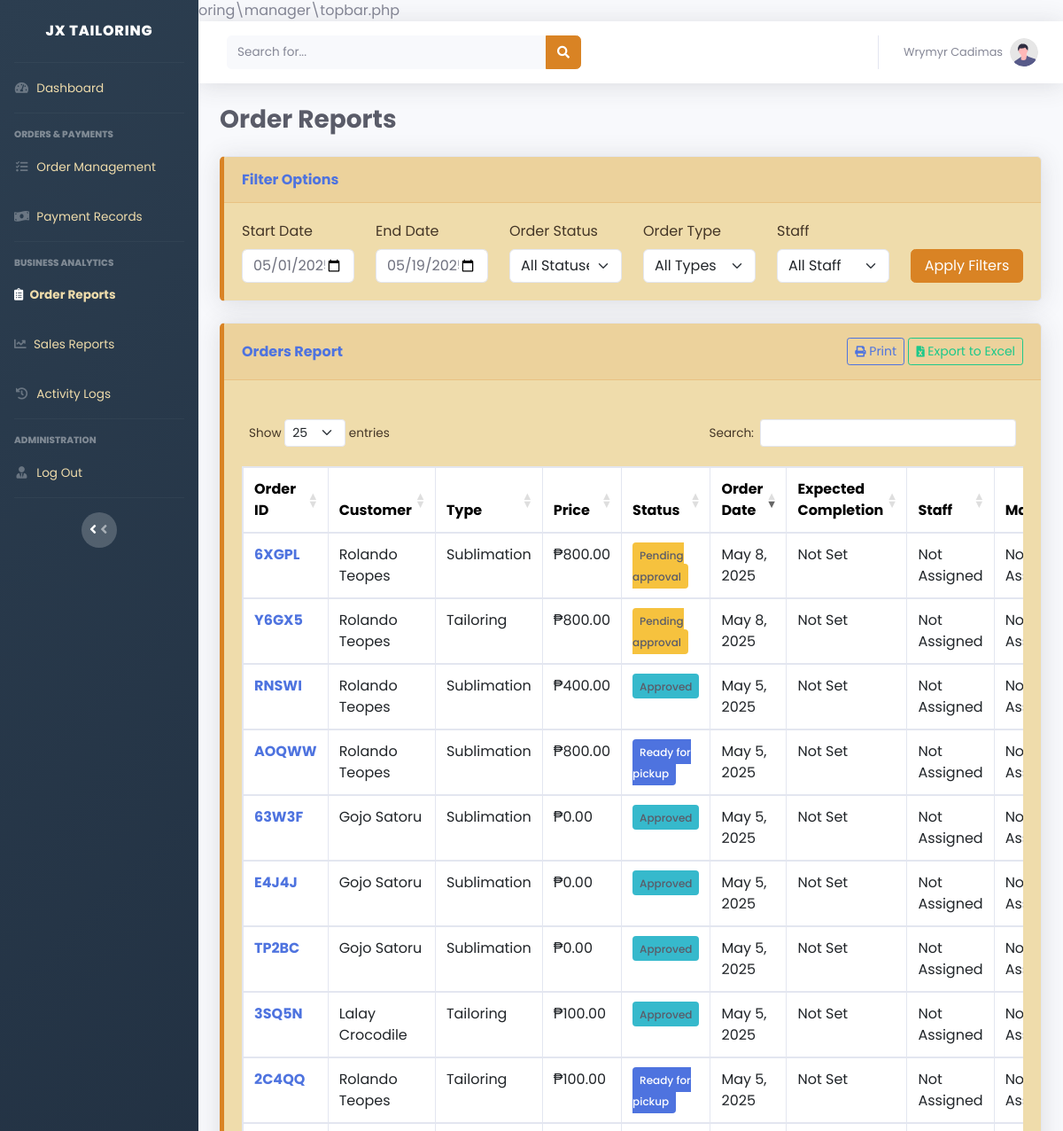
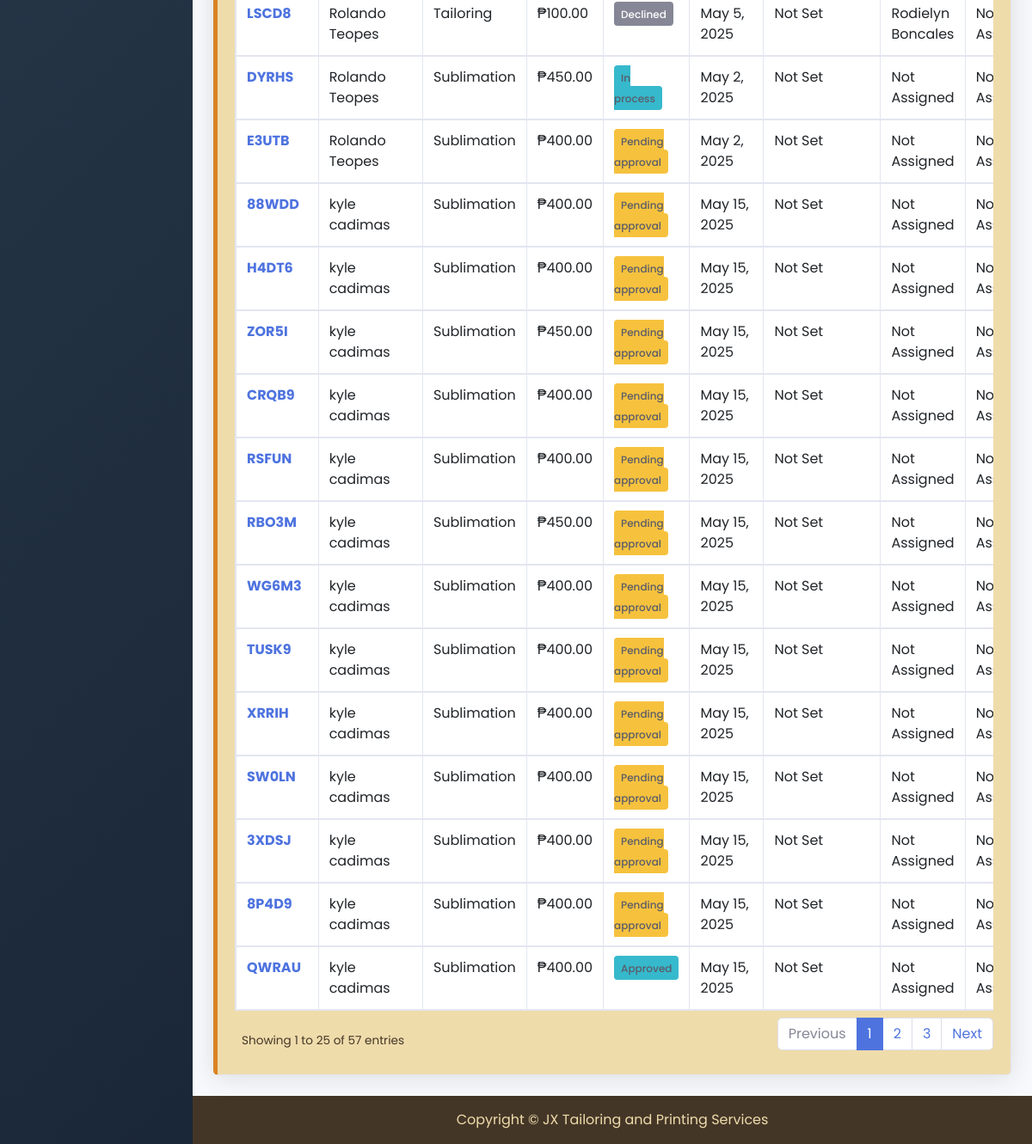
/manager/order_reports.php (signed in), run on an earlier commit of the app's database (2 pictures, top to bottom).
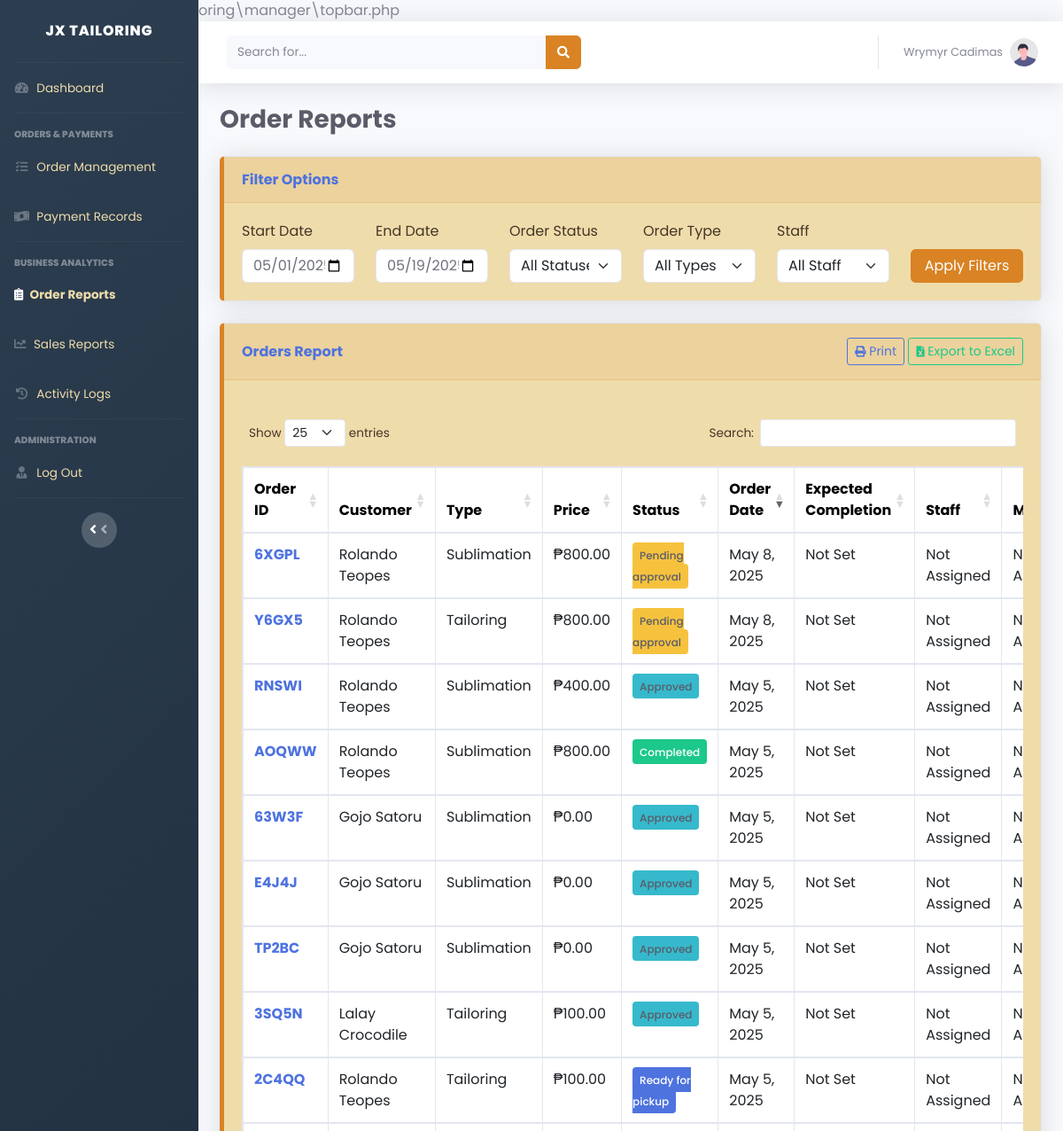
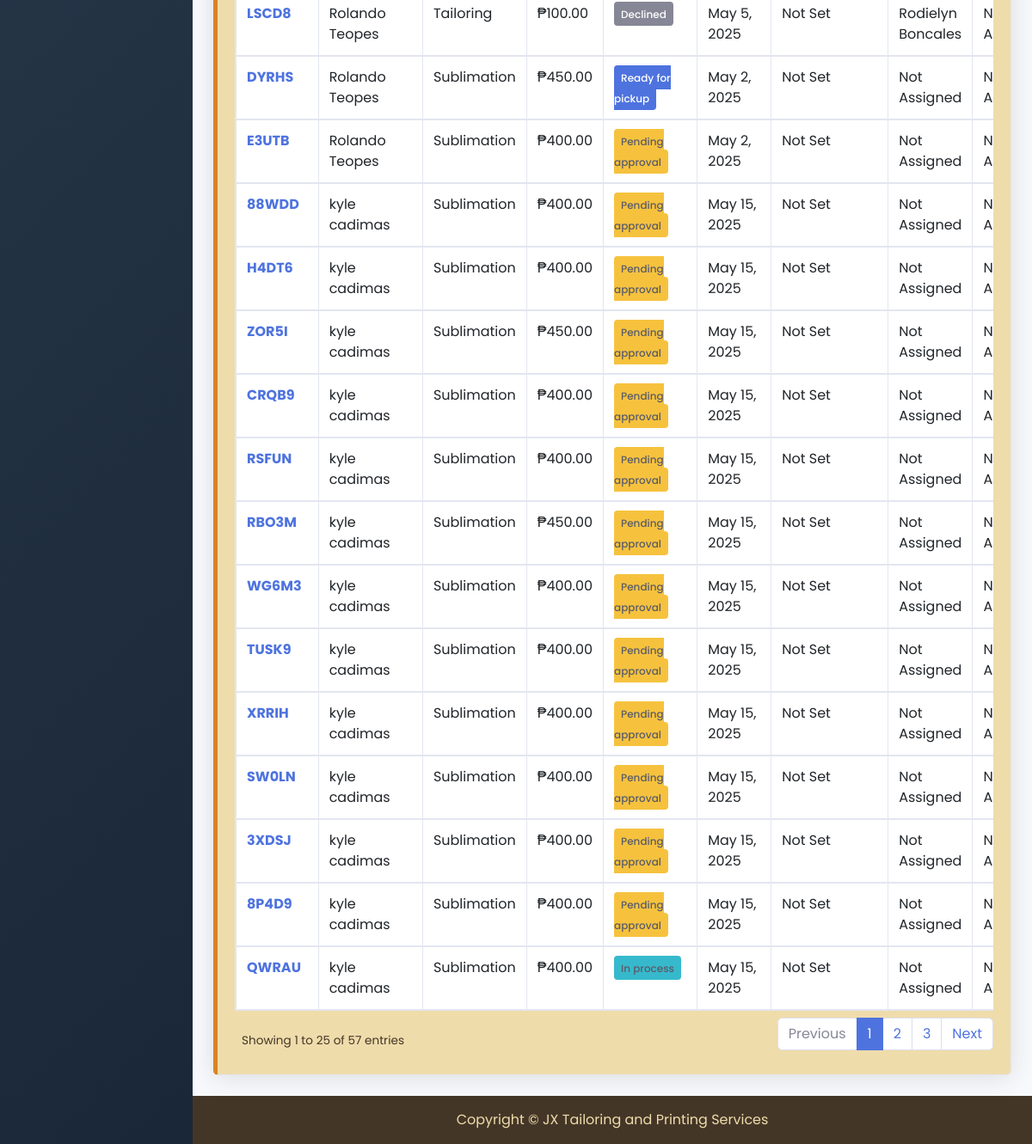
And on a later commit of the database (2 pictures, top to bottom).
### tables this page shows
CREATE TABLE `orders` (
  `order_id` varchar(10) NOT NULL,
  `customer_id` int(11) NOT NULL,
  `order_type` enum('tailoring','sublimation') NOT NULL,
  `total_amount` decimal(10,2) NOT NULL,
  `downpayment_amount` decimal(10,2) NOT NULL,
  `payment_method` enum('cash','gcash') NOT NULL,
  `payment_status` enum('pending','downpayment_paid','fully_paid') DEFAULT 'pending',
  `order_status` enum('pending_approval','declined','approved','forward_to_sublimator','in_process','printing_done','ready_for_pickup','completed') DEFAULT 'pending_approval',
  `staff_id` int(11) DEFAULT NULL,
  `manager_id` int(11) DEFAULT NULL,
  `notes` text DEFAULT NULL,
  `created_at` timestamp NOT NULL DEFAULT current_timestamp(),
  `updated_at` timestamp NOT NULL DEFAULT current_timestamp() ON UPDATE current_timestamp(),
  `screenshot_path` varchar(255) DEFAULT NULL,
  `status_history` text DEFAULT NULL
);

CREATE TABLE `customers` (
  `customer_id` int(11) NOT NULL,
  `username` varchar(50) NOT NULL,
  `password` varchar(255) NOT NULL,
  `email` varchar(100) NOT NULL,
  `first_name` varchar(50) NOT NULL,
  `last_name` varchar(50) NOT NULL,
  `phone_number` varchar(20) DEFAULT NULL,
  `address` text DEFAULT NULL,
  `created_at` timestamp NOT NULL DEFAULT current_timestamp(),
  `updated_at` timestamp NOT NULL DEFAULT current_timestamp() ON UPDATE current_timestamp()
);

### manager/order_reports.php (the view, shortened to what the changed rows need)
<?php
include '../db.php';
$start_date = isset($_GET['start_date']) ? $_GET['start_date'] : date('Y-m-01');
$end_date = isset($_GET['end_date']) ? $_GET['end_date'] : date('Y-m-d');
$where_conditions = [];
$params = [];
$types = "";
if ($start_date && $end_date) {
    $where_conditions[] = "DATE(o.created_at) BETWEEN ? AND ?";
    $params[] = $start_date;
    $params[] = $end_date;
    $types .= "ss";
}
$where_clause = !empty($where_conditions) ? "WHERE " . implode(" AND ", $where_conditions) : "";
$query = "SELECT o.*, c.first_name AS customer_fname, c.last_name AS customer_lname,
          s.first_name AS staff_fname, s.last_name AS staff_lname,
          m.first_name AS manager_fname, m.last_name AS manager_lname,
          CASE
            WHEN o.order_type = 'sublimation' THEN sub.completion_date
            WHEN o.order_type = 'tailoring' THEN t.completion_date
            ELSE NULL
          END AS completion_date
          FROM orders o
          LEFT JOIN customers c ON o.customer_id = c.customer_id
          LEFT JOIN users s ON o.staff_id = s.user_id
          LEFT JOIN users m ON o.manager_id = m.user_id
          LEFT JOIN sublimation_orders sub ON o.order_id = sub.order_id AND o.order_type = 'sublimation'
          LEFT JOIN tailoring_orders t ON o.order_id = t.order_id AND o.order_type = 'tailoring'
          $where_clause
          ORDER BY o.created_at DESC";
$stmt = mysqli_prepare($conn, $query);
if (!empty($params)) {
    mysqli_stmt_bind_param($stmt, $types, ...$params);
}
mysqli_stmt_execute($stmt);
$result = mysqli_stmt_get_result($stmt);
?>
<!DOCTYPE html>
<html lang="en">
<head>
    <link href="https://cdn.jsdelivr.net/npm/bootstrap@5.3.0/dist/css/bootstrap.min.css" rel="stylesheet">
    <link href="vendor/fontawesome-free/css/all.min.css" rel="stylesheet">
    <link href="css/sb-admin-2.min.css" rel="stylesheet">
    <link href="https://cdn.datatables.net/1.11.5/css/dataTables.bootstrap5.min.css" rel="stylesheet">
</head>
<body id="page-top">
    <div id="wrapper">
        <div id="content-wrapper" class="d-flex flex-column">
            <div id="content">
                <div class="container-fluid">
                    <div class="d-sm-flex align-items-center justify-content-between mb-4">
                        <h1 class="h3 mb-0 text-gray-800" style="font-weight: bold; text-shadow: 1px 1px 2px #fff;">Order Reports</h1>
                    </div>
                    <div class="card shadow mb-4">
                        <div class="card-body">
                            <div class="table-responsive">
                                <table class="table table-bordered" id="ordersTable" width="100%" cellspacing="0">
                                    <thead>
                                        <tr>
                                            <th>Order ID</th>
                                            <th>Customer</th>
                                            <th>Type</th>
                                            <th>Price</th>
                                            <th>Status</th>
                                            <th>Order Date</th>
                                            <th>Expected Completion</th>
                                            <th>Staff</th>
                                            <th>Manager</th>
                                        </tr>
                                    </thead>
                                    <tbody>
                                        <?php
                                        if ($result && mysqli_num_rows($result) > 0) {
                                            while ($row = mysqli_fetch_assoc($result)) {
                                                $status_class = '';
                                                switch($row['order_status']) {
                                                    case 'pending_approval':
                                                        $status_class = 'bg-warning text-dark';
                                                        break;
                                                    case 'approved':
                                                    case 'in_process':
                                                    case 'forwarded_to_sublimator':
                                                    case 'printing_done':
                                                        $status_class = 'bg-info text-dark';
                                                        break;
                                                    case 'ready_for_pickup':
                                                        $status_class = 'bg-primary text-white';
                                                        break;
                                                    case 'completed':
                                                        $status_class = 'bg-success text-white';
                                                        break;
                                                    default:
                                                        $status_class = 'bg-secondary text-white';
                                                        break;
                                                }
                                                $status_display = str_replace('_', ' ', ucwords($row['order_status']));
                                                $order_date = date('M j, Y', strtotime($row['created_at']));
                                                $completion_date = !empty($row['completion_date']) ? date('M j, Y', strtotime($row['completion_date'])) : 'Not Set';
                                        ?>
                                        <tr>
                                            <td><a href="view_order.php?id=<?php echo $row['order_id']; ?>" class="fw-bold"><?php echo $row['order_id']; ?></a></td>
                                            <td><?php echo htmlspecialchars($row['customer_fname'] . ' ' . $row['customer_lname']); ?></td>
                                            <td><?php echo ucfirst($row['order_type']); ?></td>
                                            <td>₱<?php echo number_format($row['total_amount'], 2); ?></td>
                                            <td><span class="status-badge <?php echo $status_class; ?>"><?php echo $status_display; ?></span></td>
                                            <td><?php echo $order_date; ?></td>
                                            <td><?php echo $completion_date; ?></td>
                                            <td><?php echo !empty($row['staff_fname']) ? htmlspecialchars($row['staff_fname'] . ' ' . $row['staff_lname']) : 'Not Assigned'; ?></td>
                                            <td><?php echo !empty($row['manager_fname']) ? htmlspecialchars($row['manager_fname'] . ' ' . $row['manager_lname']) : 'Not Assigned'; ?></td>
                                        </tr>
                                        <?php
                                            }
                                        } else {
                                            echo "<tr><td colspan='9' class='text-center'>No orders found matching the criteria</td></tr>";
                                        }
                                        ?>
                                    </tbody>
                                </table>
                            </div>
                        </div>
                    </div>
                </div>
            </div>
        </div>
    </div>
</body>
</html>

What changed in the data, as far as the page shows it:
changed orders "QWRAU": order_status "Approved" → "In process"
changed orders "AOQWW": order_status "Ready for pickup" → "Completed"
changed orders "DYRHS": order_status "In process" → "Ready for pickup"
